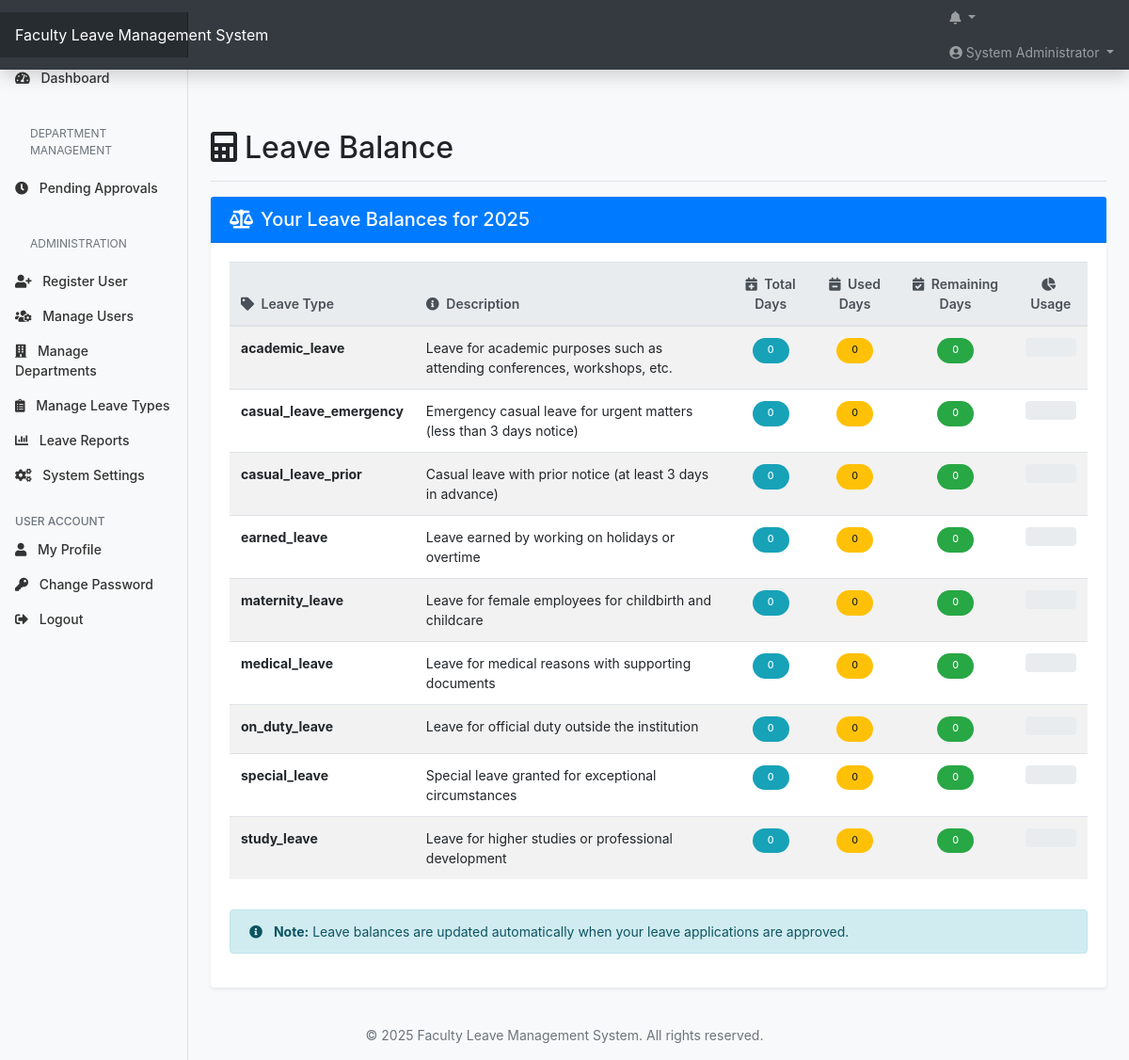
/leave_balance.php (signed in), run on the app's committed database.
### tables this page shows
CREATE TABLE IF NOT EXISTS leave_types (
    type_id INT AUTO_INCREMENT PRIMARY KEY,
    type_name VARCHAR(50) NOT NULL UNIQUE,
    description TEXT,
    default_balance FLOAT NOT NULL,
    requires_document TINYINT(1) DEFAULT 0,
    requires_hod_approval TINYINT(1) DEFAULT 1,
    requires_central_admin_approval TINYINT(1) DEFAULT 0,
    requires_admin_approval TINYINT(1) DEFAULT 0
);

### leave_balance.php (the view, shortened to what this page needs)
<?php
function getUserLeaveBalances($userId) {
    $conn = connectDB();
    $currentYear = date('Y');
    $query = "SELECT lt.type_id, lt.type_name, lt.description, lb.total_days, lb.used_days, (lb.total_days - lb.used_days) as remaining_days
              FROM leave_types lt
              LEFT JOIN leave_balances lb ON lt.type_id = lb.leave_type_id AND lb.user_id = ? AND lb.year = ?
              ORDER BY lt.type_name";
    $stmt = $conn->prepare($query);
    $stmt->bind_param("ii", $userId, $currentYear);
    $stmt->execute();
    $result = $stmt->get_result();
    $balances = [];
    while ($row = $result->fetch_assoc()) {
        $balances[] = $row;
    }
    return $balances;
}
$userId = $_SESSION['user_id'];
$leaveBalances = getUserLeaveBalances($userId);
$pageTitle = "Leave Balance";
?>
<!DOCTYPE html>
<html lang="en">
<head>
    <link rel="stylesheet" href="https://stackpath.bootstrapcdn.com/bootstrap/4.5.2/css/bootstrap.min.css">
    <link rel="stylesheet" href="https://cdnjs.cloudflare.com/ajax/libs/font-awesome/5.15.1/css/all.min.css">
    <link rel="stylesheet" href="assets/css/style.css">
</head>
<body>
    <?php include 'includes/header.php'; ?>
    <div class="container-fluid">
        <div class="row">
            <?php include 'includes/sidebar.php'; ?>
            <main role="main" class="col-md-9 ml-sm-auto col-lg-10 px-md-4">
                <div class="d-flex justify-content-between flex-wrap flex-md-nowrap align-items-center pt-3 pb-2 mb-3 border-bottom">
                    <h1 class="h2"><i class="fas fa-calculator mr-2"></i><?php echo $pageTitle; ?></h1>
                </div>
                <div class="row">
                    <div class="col-md-12">
                        <div class="card shadow-sm">
                            <div class="card-header bg-primary text-white">
                                <h5 class="card-title mb-0"><i class="fas fa-balance-scale mr-2"></i>Your Leave Balances for <?php echo date('Y'); ?></h5>
                            </div>
                            <div class="card-body">
                                <?php if (empty($leaveBalances)): ?>
                                    <div class="alert alert-info">
                                        <i class="fas fa-info-circle mr-2"></i> No leave balances found for the current year.
                                    </div>
                                <?php else: ?>
                                    <div class="table-responsive">
                                        <table class="table table-striped table-hover">
                                            <thead class="thead-light">
                                                <tr>
                                                    <th><i class="fas fa-tag mr-1"></i> Leave Type</th>
                                                    <th><i class="fas fa-info-circle mr-1"></i> Description</th>
                                                    <th class="text-center"><i class="fas fa-calendar-plus mr-1"></i> Total Days</th>
                                                    <th class="text-center"><i class="fas fa-calendar-minus mr-1"></i> Used Days</th>
                                                    <th class="text-center"><i class="fas fa-calendar-check mr-1"></i> Remaining Days</th>
                                                    <th class="text-center"><i class="fas fa-chart-pie mr-1"></i> Usage</th>
                                                </tr>
                                            </thead>
                                            <tbody>
                                                <?php foreach ($leaveBalances as $balance): ?>
                                                    <tr>
                                                        <td><strong><?php echo htmlspecialchars($balance['type_name']); ?></strong></td>
                                                        <td><?php echo htmlspecialchars($balance['description']); ?></td>
                                                        <td class="text-center">
                                                            <span class="badge badge-info badge-pill px-3 py-2">
                                                                <?php echo $balance['total_days'] ?? 0; ?>
                                                            </span>
                                                        </td>
                                                        <td class="text-center">
                                                            <span class="badge badge-warning badge-pill px-3 py-2">
                                                                <?php echo $balance['used_days'] ?? 0; ?>
                                                            </span>
                                                        </td>
                                                        <td class="text-center">
                                                            <span class="badge badge-success badge-pill px-3 py-2">
                                                                <?php echo $balance['remaining_days'] ?? 0; ?>
                                                            </span>
                                                        </td>
                                                        <td class="text-center">
                                                            <div class="progress" style="height: 20px;">
                                                            </div>
                                                        </td>
                                                    </tr>
                                                <?php endforeach; ?>
                                            </tbody>
                                        </table>
                                    </div>
                                    <div class="alert alert-info mt-3">
                                        <i class="fas fa-info-circle mr-2"></i>
                                        <strong>Note:</strong> Leave balances are updated automatically when your leave applications are approved.
                                    </div>
                                <?php endif; ?>
                            </div>
                        </div>
                    </div>
                </div>
            </main>
        </div>
    </div>
    <?php include 'includes/footer.php'; ?>
</body>
</html>

### includes/header.php (shortened to what this page needs)
<header class="navbar navbar-dark sticky-top bg-dark flex-md-nowrap p-0 shadow">
    <a class="navbar-brand col-md-3 col-lg-2 mr-0 px-3" href="<?php echo BASE_URL; ?>">
        <?php echo APP_TITLE; ?>
    </a>
    <ul class="navbar-nav px-3 ml-auto">
        <li class="nav-item dropdown">
            <a class="nav-link dropdown-toggle" href="#" id="navbarDropdown" role="button" data-toggle="dropdown" aria-haspopup="true" aria-expanded="false">
                <i class="fas fa-bell"></i>
            </a>
        </li>
        <li class="nav-item dropdown">
            <a class="nav-link dropdown-toggle" href="#" id="userDropdown" role="button" data-toggle="dropdown" aria-haspopup="true" aria-expanded="false">
                <i class="fas fa-user-circle"></i> <?php echo $_SESSION['name']; ?>
            </a>
        </li>
    </ul>
</header>

### includes/sidebar.php (shortened to what this page needs)
<nav id="sidebar" class="col-md-3 col-lg-2 d-md-block bg-light sidebar collapse">
    <div class="sidebar-sticky pt-3">
        <ul class="nav flex-column">
            <li class="nav-item">
                <a class="nav-link <?php echo (basename($_SERVER['PHP_SELF']) == 'index.php') ? 'active' : ''; ?>" href="<?php echo BASE_URL; ?>index.php">
                    <i class="fas fa-tachometer-alt mr-2"></i> Dashboard
                </a>
            </li>
            <?php if ($_SESSION['role'] == 'hod' || $_SESSION['role'] == 'admin'): ?>
                <li class="nav-header">
                    <div class="sidebar-heading d-flex justify-content-between align-items-center px-3 mt-4 mb-1 text-muted">
                        <span>Department Management</span>
                    </div>
                </li>
                <li class="nav-item">
                    <a class="nav-link <?php echo (basename($_SERVER['PHP_SELF']) == 'pending_approvals.php') ? 'active' : ''; ?>" href="<?php echo BASE_URL; ?>pending_approvals.php">
                        <i class="fas fa-clock mr-2"></i> Pending Approvals
                    </a>
                </li>
            <?php endif; ?>
            <?php if ($_SESSION['role'] == 'admin'): ?>
                <li class="nav-header">
                    <div class="sidebar-heading d-flex justify-content-between align-items-center px-3 mt-4 mb-1 text-muted">
                        <span>Administration</span>
                    </div>
                </li>
                <li class="nav-item">
                    <a class="nav-link <?php echo (basename($_SERVER['PHP_SELF']) == 'register.php') ? 'active' : ''; ?>" href="<?php echo BASE_URL; ?>register.php">
                        <i class="fas fa-user-plus mr-2"></i> Register User
                    </a>
                </li>
                <li class="nav-item">
                    <a class="nav-link <?php echo (basename($_SERVER['PHP_SELF']) == 'manage_users.php') ? 'active' : ''; ?>" href="<?php echo BASE_URL; ?>manage_users.php">
                        <i class="fas fa-users-cog mr-2"></i> Manage Users
                    </a>
                </li>
                <li class="nav-item">
                    <a class="nav-link <?php echo (basename($_SERVER['PHP_SELF']) == 'manage_departments.php') ? 'active' : ''; ?>" href="<?php echo BASE_URL; ?>manage_departments.php">
                        <i class="fas fa-building mr-2"></i> Manage Departments
                    </a>
                </li>
                <li class="nav-item">
                    <a class="nav-link <?php echo (basename($_SERVER['PHP_SELF']) == 'manage_leave_types.php') ? 'active' : ''; ?>" href="<?php echo BASE_URL; ?>manage_leave_types.php">
                        <i class="fas fa-clipboard-list mr-2"></i> Manage Leave Types
                    </a>
                </li>
                <li class="nav-item">
                    <a class="nav-link <?php echo (basename($_SERVER['PHP_SELF']) == 'leave_reports.php') ? 'active' : ''; ?>" href="<?php echo BASE_URL; ?>leave_reports.php">
                        <i class="fas fa-chart-bar mr-2"></i> Leave Reports
                    </a>
                </li>
                <li class="nav-item">
                    <a class="nav-link <?php echo (basename($_SERVER['PHP_SELF']) == 'system_settings.php') ? 'active' : ''; ?>" href="<?php echo BASE_URL; ?>system_settings.php">
                        <i class="fas fa-cogs mr-2"></i> System Settings
                    </a>
                </li>
            <?php endif; ?>
        </ul>
        <h6 class="sidebar-heading d-flex justify-content-between align-items-center px-3 mt-4 mb-1 text-muted">
            <span>User Account</span>
        </h6>
        <ul class="nav flex-column mb-2">
            <li class="nav-item">
                <a class="nav-link <?php echo (basename($_SERVER['PHP_SELF']) == 'profile.php') ? 'active' : ''; ?>" href="<?php echo BASE_URL; ?>profile.php">
                    <i class="fas fa-user mr-2"></i> My Profile
                </a>
            </li>
            <li class="nav-item">
                <a class="nav-link <?php echo (basename($_SERVER['PHP_SELF']) == 'change_password.php') ? 'active' : ''; ?>" href="<?php echo BASE_URL; ?>change_password.php">
                    <i class="fas fa-key mr-2"></i> Change Password
                </a>
            </li>
            <li class="nav-item">
                <a class="nav-link" href="<?php echo BASE_URL; ?>logout.php">
                    <i class="fas fa-sign-out-alt mr-2"></i> Logout
                </a>
            </li>
        </ul>
    </div>
</nav>

### includes/footer.php
<footer class="footer mt-auto py-3 bg-light">
    <div class="container text-center">
        <span class="text-muted">&copy; <?php echo date('Y'); ?> <?php echo APP_TITLE; ?>. All rights reserved.</span>
    </div>
</footer>

### assets/css/style.css (style rules this page uses)
body { font-size: .875rem; background-color: #f8f9fa; }
.sidebar { position: fixed; top: 0; bottom: 0; left: 0; z-index: 100; padding: 48px 0 0; box-shadow: inset -1px 0 0 rgba(0, 0, 0, .1); }
.sidebar-sticky { position: relative; top: 0; height: calc(100vh - 48px); padding-top: .5rem; overflow-x: hidden; overflow-y: auto; }
.sidebar .nav-link { font-weight: 500; color: #333; padding: .5rem 1rem; }
.sidebar-heading { font-size: .75rem; text-transform: uppercase; }
.sidebar .nav-header { padding: 0.5rem 1rem; }
.navbar-brand { padding-top: .75rem; padding-bottom: .75rem; font-size: 1rem; background-color: rgba(0, 0, 0, .25); box-shadow: inset -1px 0 0 rgba(0, 0, 0, .25); }
[role="main"] { padding-top: 48px; }
.card { margin-bottom: 1.5rem; border: none; box-shadow: 0 0.125rem 0.25rem rgba(0, 0, 0, 0.075); }
.card-header { background-color: #fff; border-bottom: 1px solid rgba(0, 0, 0, 0.125); }
.table th { font-weight: 600; background-color: #f8f9fa; }
.badge { font-weight: 500; padding: 0.4em 0.6em; }
.footer { background-color: #f5f5f5; padding: 1rem 0; margin-top: 2rem; }

### data on the page
leave_types: type_name "academic_leave", description "Leave for academic purposes such as attending conferences, workshops, etc.", total_days "0", used_days "0", remaining_days "0"
leave_types: type_name "casual_leave_emergency", description "Emergency casual leave for urgent matters (less than 3 days notice)", total_days "0", used_days "0", remaining_days "0"
leave_types: type_name "casual_leave_prior", description "Casual leave with prior notice (at least 3 days in advance)", total_days "0", used_days "0", remaining_days "0"
leave_types: type_name "earned_leave", description "Leave earned by working on holidays or overtime", total_days "0", used_days "0", remaining_days "0"
leave_types: type_name "maternity_leave", description "Leave for female employees for childbirth and childcare", total_days "0", used_days "0", remaining_days "0"
leave_types: type_name "medical_leave", description "Leave for medical reasons with supporting documents", total_days "0", used_days "0", remaining_days "0"
leave_types: type_name "on_duty_leave", description "Leave for official duty outside the institution", total_days "0", used_days "0", remaining_days "0"
leave_types: type_name "special_leave", description "Special leave granted for exceptional circumstances", total_days "0", used_days "0", remaining_days "0"
leave_types: type_name "study_leave", description "Leave for higher studies or professional development", total_days "0", used_days "0", remaining_days "0"

### other printed values
APP_TITLE "Faculty Leave Management System"
$_SESSION['name'] "System Administrator"
$pageTitle "Leave Balance"
